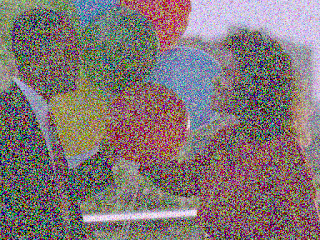
#> input picture data/balloons_noisy.png, 320 x 240 px
$ python 16.smoothing_blurring.py
#> lines starting #> are read from the running program, lines starting #| are printed output that depends on the picture
import numpy as np
import cv2

''' blurring are used to enhancement the image and  remove the noise from the images
and it use diverse linear filter it's apply above the image it's linear because linear filter
easy to achive and relatively fast'''
# there are two types form linear filter:
#1.high pass filter: it use to make detect the edges
#2.low pass filter: it use to remove noise from the image and make enhance the image


img = cv2.imread('data/balloons_noisy.png')
#> img is the input picture: shape (240, 320, 3); mean B, G, R 117.4, 117.4, 129.5

blur = cv2.blur(img, (5, 5))# averaging filter each bigger the kernel size the more blur the image and reduce the noise
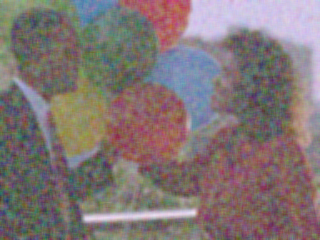
#> blur: shape (240, 320, 3); mean B, G, R 117.4, 117.4, 129.5
gblur = cv2.GaussianBlur(img, (5, 5), 0)
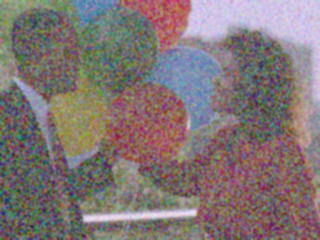
#> gblur: shape (240, 320, 3); mean B, G, R 117.4, 117.4, 129.5
median = cv2.medianBlur(img, 5)#5 mean the size of filter ane it use for salt and paper images
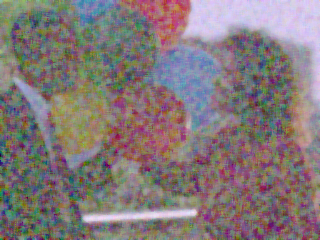
#> median: shape (240, 320, 3); mean B, G, R 122, 120.6, 131.6
bilateralFilter = cv2.bilateralFilter(img, 9, 75, 75)#foucs on the edges and make the image smooth and it use for the images which have the noise and edges
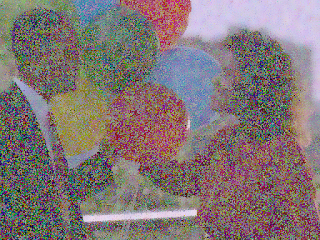
#> bilateralFilter: shape (240, 320, 3); mean B, G, R 118, 117.8, 129.9

cv2.imshow('Original', img)
cv2.imshow('Averaging', blur)
cv2.imshow('Gaussian Blur', gblur)
cv2.imshow('Median Blur', median)
cv2.imshow('Bilateral Filter', bilateralFilter)

cv2.waitKey(0)
cv2.destroyAllWindows()#close window
